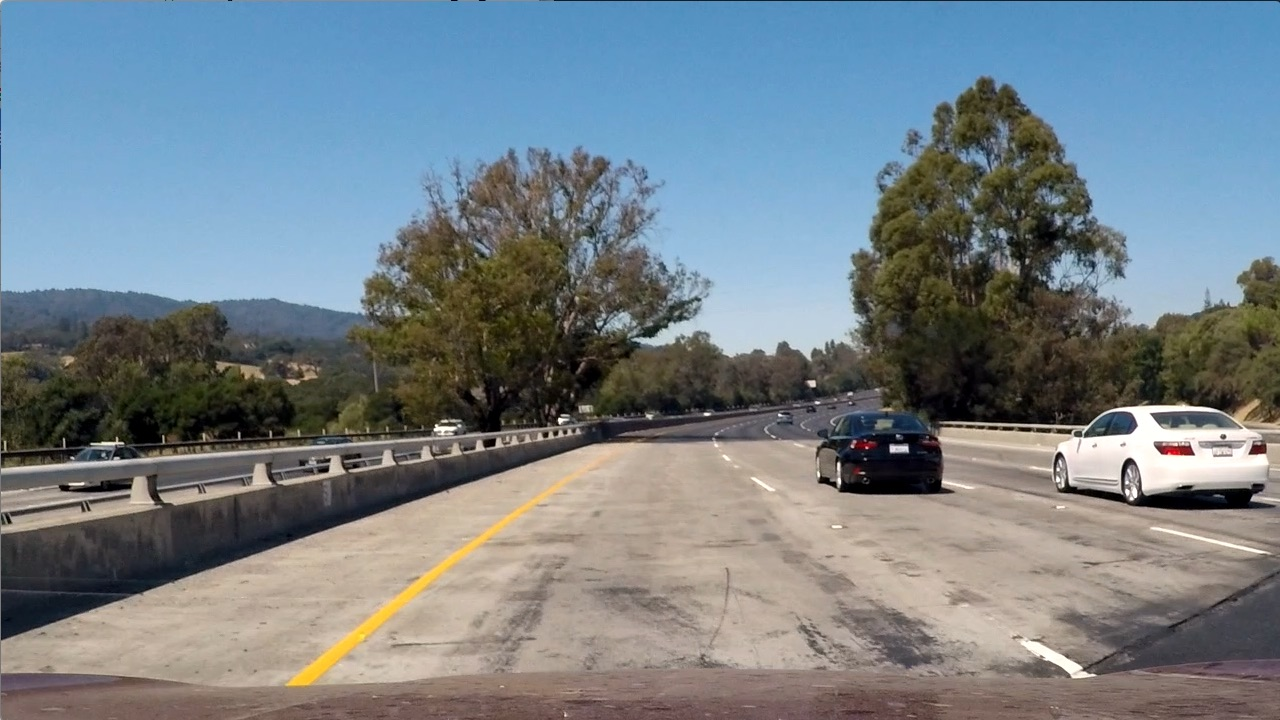
#> input picture test_image/test1.jpg, 1280 x 720 px; its folder holds only this picture in this run
$ python -i Vehicle-Detection.py   (imports and definitions only)   (older library calls are emulated)
#> lines starting #> are read from the running program, lines starting #| are printed output that depends on the picture
import numpy as np
import cv2
import matplotlib.pyplot as plt
import matplotlib.image as mpimg
import os
from skimage.feature import hog
from sklearn.preprocessing import StandardScaler
from sklearn.model_selection import *
from sklearn.svm import SVC,LinearSVC
from sklearn.model_selection import GridSearchCV
from sklearn.utils import shuffle
import glob
from tqdm import tqdm
from moviepy.editor import VideoFileClip
from scipy.ndimage.measurements import label
import pickle


def bin_spatial(img, size=(32, 32)):
    features = cv2.resize(img, size)
    return features.ravel()


def color_hist(img, hist_bins=32, color_range=(0, 256)):
    ch1 = np.histogram(img[:, :, 0], hist_bins, range=color_range)
    ch2 = np.histogram(img[:, :, 1], hist_bins, range=color_range)

    ch3 = np.histogram(img[:, :, 2], hist_bins, range=color_range)
    hist_features = np.hstack((ch1[0], ch2[0], ch3[0]))
    return hist_features


def get_hog_features(img, orient, pix_per_cell, cell_per_block, vis=False, feature_vec=True):
    if vis == True:
        features, hog_image = hog(img, orientations=orient, pixels_per_cell=(pix_per_cell, pix_per_cell),
                                  cells_per_block=(cell_per_block, cell_per_block), transform_sqrt=False,
                                  visualise=vis, feature_vector=feature_vec)
        return features, hog_image
    # Otherwise call with one output
    else:
        features = hog(img, orientations=orient, pixels_per_cell=(pix_per_cell, pix_per_cell),
                       cells_per_block=(cell_per_block, cell_per_block), transform_sqrt=False,
                       visualise=vis, feature_vector=feature_vec)
        return features


def single_img_features(img, color_space='RGB', spatial_size=(32, 32),
                        hist_bins=32, orient=9,
                        pix_per_cell=8, cell_per_block=2, hog_channel=0,
                        spatial_feat=True, hist_feat=True, hog_feat=True):
    # 1) Define an empty list to receive features
    img_features = []
    # 2) Apply color conversion if other than 'RGB'
    if color_space != 'RGB':
        if color_space == 'HSV':
            feature_image = cv2.cvtColor(img, cv2.COLOR_RGB2HSV)
        elif color_space == 'LUV':
            feature_image = cv2.cvtColor(img, cv2.COLOR_RGB2LUV)
        elif color_space == 'HLS':
            feature_image = cv2.cvtColor(img, cv2.COLOR_RGB2HLS)
        elif color_space == 'YUV':
            feature_image = cv2.cvtColor(img, cv2.COLOR_RGB2YUV)
        elif color_space == 'YCrCb':
            feature_image = cv2.cvtColor(img, cv2.COLOR_RGB2YCrCb)
    else:
        feature_image = np.copy(img)
    # 3) Compute spatial features if flag is set
    # 7) Compute HOG features if flag is set
    if hog_feat == True:
        if hog_channel == 'ALL':
            hog_features = []
            for channel in range(feature_image.shape[2]):
                hog_features.extend(get_hog_features(feature_image[:, :, channel],
                                                     orient, pix_per_cell, cell_per_block,
                                                     vis=False, feature_vec=True))
        else:
            hog_features = get_hog_features(feature_image[:, :, hog_channel], orient,
                                            pix_per_cell, cell_per_block, vis=False, feature_vec=True)
        # 8) Append features to list
        img_features.append(hog_features)
    if spatial_feat == True:
        spatial_features = bin_spatial(feature_image, size=spatial_size)
        # 4) Append features to list
        img_features.append(spatial_features)
    # 5) Compute histogram features if flag is set
    if hist_feat == True:
        hist_features = color_hist(feature_image, hist_bins=hist_bins)
        # 6) Append features to list
        img_features.append(hist_features)

    # 9) Return concatenated array of features
    return np.concatenate(img_features)

def extract_features(imgs, cspace='RGB', orient=9,
                     pix_per_cell=8, cell_per_block=2, hog_channel=0, spatial_size=(16, 16), hist_bins=32,
                     spatial_feet=True, hist_feet=True):
    # Create a list to append feature vectors to
    features = []
    # Iterate through the list of images
    for file in imgs:
        # Read in each one by one
        image = cv2.imread(file)
        image = cv2.cvtColor(image, cv2.COLOR_BGR2RGB)
        img_feature = single_img_features(image, color_space=cspace, spatial_size=spatial_size,
                                          hist_bins=hist_bins, orient=orient,
                                          pix_per_cell=pix_per_cell, cell_per_block=cell_per_block,
                                          hog_channel=hog_channel,
                                          spatial_feat=spatial_feet, hist_feat=hist_feet, hog_feat=True)
        features.append(img_feature)

    # Return list of feature vectors
    return features


def data_look(car_list, notcar_list):
    data_dict = {}
    # Define a key in data_dict "n_cars" and store the number of car images
    data_dict["n_cars"] = len(car_list)
    # Define a key "n_notcars" and store the number of notcar images
    data_dict["n_notcars"] = len(notcar_list)
    print(data_dict)
    # Read in a test image, either car or notcar
    # Define a key "image_shape" and store the test image shape 3-tuple
    test_img = cv2.imread(car_list[0])
    data_dict["image_shape"] = test_img.shape
    # Define a key "data_type" and store the data type of the test image.
    data_dict["data_type"] = test_img.dtype
    # Return data_dict
    return data_dict


def draw_boxes(img, bboxes, color=(0, 0, 255), thick=6):
    # Make a copy of the image
    imcopy = np.copy(img)
    # Iterate through the bounding boxes
    for bbox in bboxes:
        # Draw a rectangle given bbox coordinates
        cv2.rectangle(imcopy, bbox[0], bbox[1], color, thick)
    # Return the image copy with boxes drawn
    return imcopy


def slide_window(img, x_start_stop=[None, None], y_start_stop=[None, None],
                    xy_window=(64, 64), xy_overlap=(0.5, 0.5)):
    # If x and/or y start/stop positions not defined, set to image size
    # 如果未定义X和/或Y开始/停止位置，则设置为图像大小
    if x_start_stop[0] == None:
        x_start_stop[0] = 0
    if x_start_stop[1] == None:
        x_start_stop[1] = img.shape[1]
    if y_start_stop[0] == None:
        y_start_stop[0] = 0
    if y_start_stop[1] == None:
        y_start_stop[1] = img.shape[0]
    # Compute the span of the region to be searched
    # 计算要搜索的区域的跨度
    xspan = x_start_stop[1] - x_start_stop[0]
    yspan = y_start_stop[1] - y_start_stop[0]
    # Compute the number of pixels per step in x/y
    #计算x/y中每一步的像素数
    nx_pix_per_step = np.int(xy_window[0]*(1 - xy_overlap[0]))
    ny_pix_per_step = np.int(xy_window[1]*(1 - xy_overlap[1]))
    # Compute the number of windows in x/y
    #计算X/Y中的窗口数
    nx_buffer = np.int(xy_window[0]*(xy_overlap[0]))
    ny_buffer = np.int(xy_window[1]*(xy_overlap[1]))
    nx_windows = np.int((xspan-nx_buffer)/nx_pix_per_step)
    ny_windows = np.int((yspan-ny_buffer)/ny_pix_per_step)
    # Initialize a list to append window positions to
    #初始化列表以追加窗口位置
    window_list = []
    # Loop through finding x and y window positions
    # Note: you could vectorize this step, but in practice
    # you'll be considering windows one by one with your
    # classifier, so looping makes sense
    #通过寻找X和Y窗口位置的循环
    #注：你可以矢量化这一步，但在实践中
    #你会一个接一个地考虑你的窗户
    #类分类器，所以循环是有意义的。
    for ys in range(ny_windows):
        for xs in range(nx_windows):
            # Calculate window position
            #计算窗口位置
            startx = xs*nx_pix_per_step + x_start_stop[0]
            endx = startx + xy_window[0]
            starty = ys*ny_pix_per_step + y_start_stop[0]
            endy = starty + xy_window[1]
            # Append window position to list
            #将窗口位置附加到列表中
            window_list.append(((startx, starty), (endx, endy)))
    # Return the list of windows 返回窗口列表
    return window_list


def search_windows(img, windows, clf, scaler, color_space='RGB',
                   spatial_size=(16, 16), hist_bins=16,
                   hist_range=(0, 256), orient=9,
                   pix_per_cell=8, cell_per_block=2,
                   hog_channel=0, spatial_feat=True,
                   hist_feat=True, hog_feat=True):
    on_windows = []
    for window in windows:
        test_img = img[window[0][1]:window[1][1], window[0][0]:window[1][0], :]
        test_img = cv2.resize(test_img, (64, 64))
        feature = single_img_features(test_img, color_space=color_space, spatial_size=spatial_size, hist_bins=hist_bins,
                                      orient=orient,
                                      pix_per_cell=pix_per_cell, cell_per_block=cell_per_block, hog_channel=hog_channel,
                                      spatial_feat=spatial_feat, hist_feat=hist_feat, hog_feat=hog_feat)

        feature = np.array(feature).reshape(1, -1)
        feature = scaler.transform(feature)
        predict = clf.predict(feature)
        if predict == 1:
            on_windows.append(window)
    return on_windows


def add_heat(image, hot_windows):
    mask=np.zeros_like(image[:,:,0])
    for window in hot_windows:
        mask[window[0][1]:window[1][1],window[0][0]:window[1][0]]+=1
    return mask

def apply_threshold(heat, threshold):
    heat[heat<threshold]=0
    return heat
def draw_labeled_bboxes(img, labels):
    # Iterate through all detected cars
    for car_number in range(1, labels[1]+1):
        # Find pixels with each car_number label value
        nonzero = (labels[0] == car_number).nonzero()
        # Identify x and y values of those pixels
        nonzeroy = np.array(nonzero[0])
        nonzerox = np.array(nonzero[1])
        # Define a bounding box based on min/max x and y
        bbox = ((np.min(nonzerox), np.min(nonzeroy)), (np.max(nonzerox), np.max(nonzeroy)))
        # Draw the box on the image
        cv2.rectangle(img, bbox[0], bbox[1], (0,0,255), 6)
    # Return the image
    return img


car_path=[]
notcar_path=[]
# [1 line that did not run here, left out]
# [1 line that did not run here, left out]
cars=[]
notcars=[]
# [19 lines not run here, left out]

# [1 line that did not run here, left out]

# [5 lines not run here, left out]
# Just for fun choose random car / not-car indices and plot example images
# [1 line that did not run here, left out]
# [1 line that did not run here, left out]

# Read in car / not-car images
# [2 lines not run here, left out]

# Plot the examples
fig = plt.figure()
# [7 lines not run here, left out]


# [7 lines of commented-out code are left out]


car_features=extract_features(cars, cspace='YCrCb', orient=9, pix_per_cell=8, cell_per_block=2, hog_channel='ALL',spatial_size=(16,16),hist_bins=32,
                             spatial_feet=True, hist_feet=True)
noncar_features=extract_features(notcars, cspace='YCrCb', orient=9, pix_per_cell=8, cell_per_block=2, hog_channel='ALL',spatial_size=(16,16),
                                hist_bins=32, spatial_feet=True, hist_feet=True)

X = np.vstack((car_features, noncar_features)).astype(np.float64)
scaler=StandardScaler()
# [1 line that did not run here, left out]
y = np.hstack((np.ones(len(car_features)), np.zeros(len(noncar_features))))
# [1 line not run here, left out]


# [1 line that did not run here, left out]
# [1 line that did not run here, left out]
svc=LinearSVC(C=0.001, verbose=True, random_state=0)
# [1 line not run here, left out]
# [1 line that did not run here, left out]
#测试精度为
# [4 lines not run here, left out]
# [4 lines that did not run here, left out]

# [8 lines not run here, left out]

orient = 9
spatial_size = 16, 16
hist_bins = 32
pix_per_cell = 8
cell_per_block = 2
hog_channel = 'ALL'
xy_windows = [(96, 96), (128, 128)]
image_windows = []


# [25 lines of commented-out code are left out]


def pipline(image):
    image = cv2.cvtColor(image, cv2.COLOR_BGR2RGB)
    total_windows = []
    for xy_window in xy_windows:
        windows = slide_window(image, x_start_stop=[600, None], y_start_stop=[350, 660],
                               xy_window=xy_window, xy_overlap=(0.8, 0.8))
        total_windows.extend(windows)

    hot_windows = search_windows(image, total_windows, svc, scaler, color_space='YCrCb',
                                 spatial_size=(16, 16), hist_bins=hist_bins,
                                 hist_range=(0, 256), orient=orient,
                                 pix_per_cell=pix_per_cell, cell_per_block=cell_per_block,
                                 hog_channel='ALL', spatial_feat=True,
                                 hist_feat=True, hog_feat=True)
    image_windows.append(hot_windows)
    draw_img = draw_boxes(image, hot_windows)
    return draw_img


# [26 lines of commented-out code are left out]
video_output = '../test_videos_output/project_solution.mp4'
# [1 line that did not run here, left out]
# [1 line that did not run here, left out]
# [1 line not run here, left out]

>>> import cv2
>>> picture = cv2.imread('../test_image/test1.jpg')
#> picture is the input picture: shape (720, 1280, 3); mean B, G, R 135.5, 128.7, 117.5
>>> result = pipline(picture)
#> after the loop in pipline, `for xy_window in xy_windows:`: total_windows = 556 items
#> the loop in search_windows, `for window in windows:` made 1 pass
#> window on pass 1: ((600, 350), (696, 446))
#> pass 1, in search_windows, `test_img = img[window[0][1]:window[1][1], window[0][0]:window[1][0], :]`:
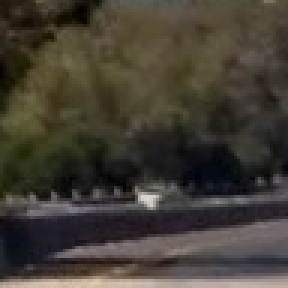
#> test_img: shape (96, 96, 3) (shown 3 times larger); mean R, G, B 67.2, 61.9, 52.5
#> pass 1, in search_windows, `test_img = cv2.resize(test_img, (64, 64))`:
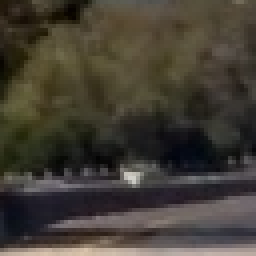
#> test_img: shape (64, 64, 3) (shown 4 times larger); mean R, G, B 67.1, 61.9, 52.4
#> after the loop in search_windows, `for window in windows:`: on_windows = []
#> (the run stopped early here; a loop or call above may not have finished)

$ run again, on test_image/test2.jpg
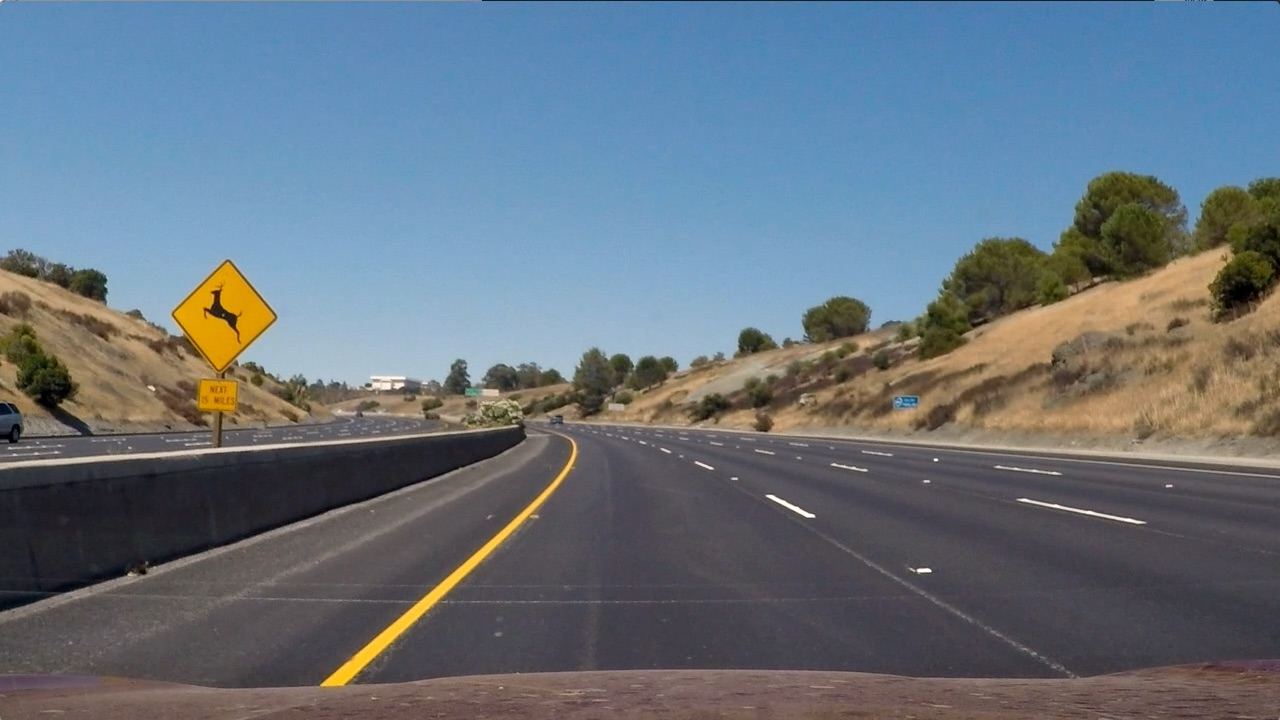
#> input picture test_image/test2.jpg, 1280 x 720 px
#> picture is the input picture: shape (720, 1280, 3); mean B, G, R 125.5, 114.6, 102.8
#> after the loop in pipline, `for xy_window in xy_windows:`: total_windows = 556 items
#> the loop in search_windows, `for window in windows:` made 1 pass
#> window on pass 1: ((600, 350), (696, 446))
#> pass 1, in search_windows, `test_img = img[window[0][1]:window[1][1], window[0][0]:window[1][0], :]`:
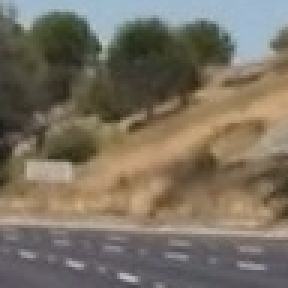
#> test_img: shape (96, 96, 3) (shown 3 times larger); mean R, G, B 121.5, 112.5, 97.7
#> pass 1, in search_windows, `test_img = cv2.resize(test_img, (64, 64))`:
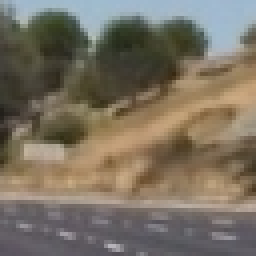
#> test_img: shape (64, 64, 3) (shown 4 times larger); mean R, G, B 121.4, 112.5, 97.7
#> after the loop in search_windows, `for window in windows:`: on_windows = []

$ run again, on test_image/test3.jpg
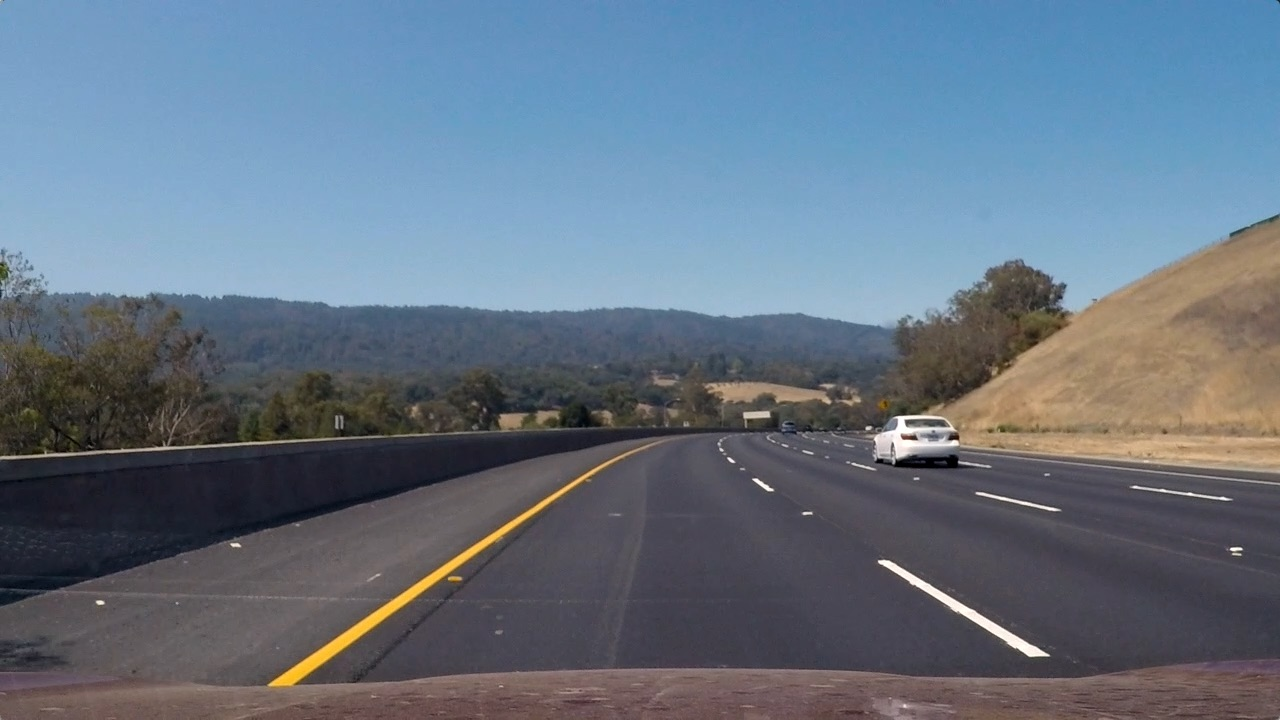
#> input picture test_image/test3.jpg, 1280 x 720 px
#> picture is the input picture: shape (720, 1280, 3); mean B, G, R 130.7, 115.3, 101.1
#> after the loop in pipline, `for xy_window in xy_windows:`: total_windows = 556 items
#> the loop in search_windows, `for window in windows:` made 1 pass
#> window on pass 1: ((600, 350), (696, 446))
#> pass 1, in search_windows, `test_img = img[window[0][1]:window[1][1], window[0][0]:window[1][0], :]`:
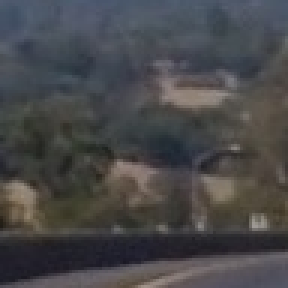
#> test_img: shape (96, 96, 3) (shown 3 times larger); mean R, G, B 72.3, 72, 73.6
#> after the loop in search_windows, `for window in windows:`: on_windows = []

$ run again, on test_image/test4.jpg
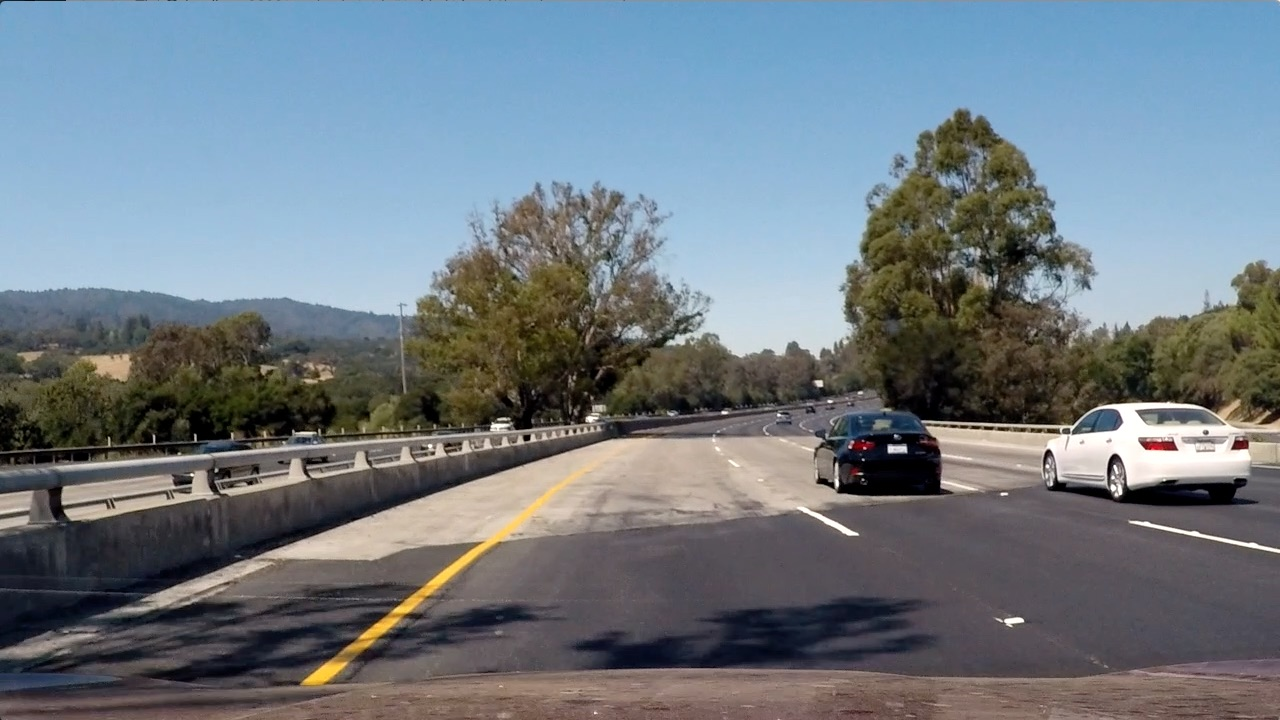
#> input picture test_image/test4.jpg, 1280 x 720 px
#> picture is the input picture: shape (720, 1280, 3); mean B, G, R 130.9, 122.7, 112.2
#> after the loop in pipline, `for xy_window in xy_windows:`: total_windows = 556 items
#> the loop in search_windows, `for window in windows:` made 1 pass
#> window on pass 1: ((600, 350), (696, 446))
#> pass 1, in search_windows, `test_img = img[window[0][1]:window[1][1], window[0][0]:window[1][0], :]`:
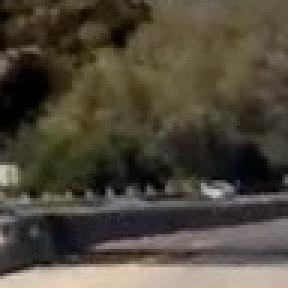
#> test_img: shape (96, 96, 3) (shown 3 times larger); mean R, G, B 78.5, 71.8, 58.9
#> pass 1, in search_windows, `test_img = cv2.resize(test_img, (64, 64))`:
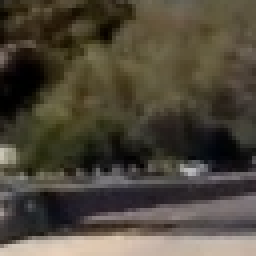
#> test_img: shape (64, 64, 3) (shown 4 times larger); mean R, G, B 78.4, 71.7, 58.8
#> after the loop in search_windows, `for window in windows:`: on_windows = []
